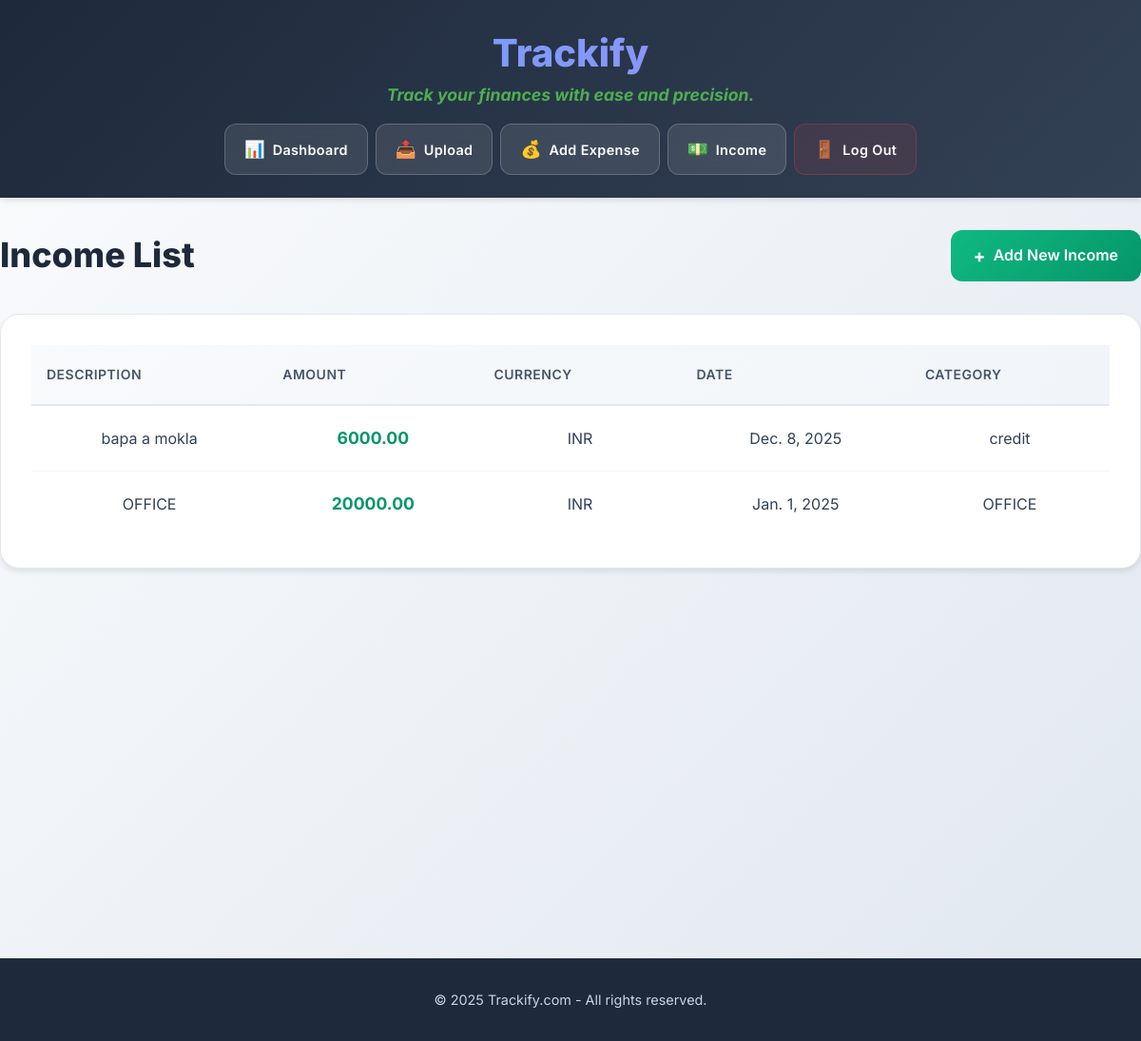
/core/income/list/ (signed in), run on the app's committed database.
### core/models.py (models this page shows, shortened)
class Income(models.Model):
    user = models.ForeignKey(User, on_delete=models.CASCADE)
    amount = models.DecimalField(max_digits=10, decimal_places=2)
    currency = models.CharField(max_length=3, default="INR")
    income_date = models.DateField()
    description = models.CharField(max_length=255, default="", blank=True)  # ✅ fixed here
    category = models.CharField(max_length=100, blank=True, null=True)
    created_at = models.DateTimeField(auto_now_add=True)
    updated_at = models.DateTimeField(auto_now=True)
    objects = models.Manager()

### core/views.py (the view)
# urls.py: path('income/list/', views.income_list, name='income_list'),
@login_required
def income_list(request):
    incomes = Income.objects.filter(user=request.user).order_by("-income_date")
    return render(request, "income_list.html", {"incomes": incomes})

### core/templates/income_list.html (shortened to what this page needs)
{% extends 'base.html' %}
{% load static %}
{% block content %}
<link rel="stylesheet" type="text/css" href="{% static 'css/lists.css' %}">
<div class="lists-container">
    <div class="list-header">
        <h2>Income List</h2>
        <a href="{% url 'add_income' %}" class="add-button">Add New Income</a>
    </div>
    {% if incomes %}
    <div class="table-container">
        <table class="data-table">
            <thead>
                <tr>
                    <th>Description</th>
                    <th>Amount</th>
                    <th>Currency</th>
                    <th>Date</th>
                    <th>Category</th>
                </tr>
            </thead>
            <tbody>
                {% for income in incomes %}
                <tr onclick="window.location.href='{% url 'income_detail' income.id %}'">
                    <td>{{ income.description }}</td>
                    <td class="amount positive">{{ income.amount }}</td>
                    <td>{{ income.currency }}</td>
                    <td>{{ income.income_date }}</td>
                    <td>{{ income.category|default:"—" }}</td>
                </tr>
                {% endfor %}
            </tbody>
        </table>
    </div>
    {% endif %}
</div>
{% endblock %}

### core/static/css/base.css (style rules this page uses)
* { margin: 0; padding: 0; box-sizing: border-box; }
body { font-family: 'Inter', -apple-system, BlinkMacSystemFont, 'Segoe UI', Roboto, sans-serif; line-height: 1.6; color: #1a1a1a; background: #f8fafc; min-height: 100vh; }
h2 { color: #1e293b; font-size: 2rem; font-weight: 700; margin-bottom: 1.5rem; }
a { color: #3b82f6; text-decoration: none; transition: color 0.3s ease; }

### core/static/css/lists.css (style rules this page uses)
.lists-container { background: linear-gradient(135deg, #f8fafc 0%, #e2e8f0 100%); min-height: 100vh; padding: 2rem 0; }
.list-header { display: flex; justify-content: space-between; align-items: center; margin-bottom: 2rem; flex-wrap: wrap; gap: 1rem; }
.list-header h2 { color: #1e293b; font-size: 2.25rem; font-weight: 800; margin: 0; }
.add-button { background: linear-gradient(135deg, #10b981, #059669); color: white; padding: 0.75rem 1.5rem; border-radius: 12px; text-decoration: none; font-weight: 600; transition: all 0.3s ease; display: inline-flex; align-items: center; gap: 0.5rem; }
.add-button::before { content: '+'; font-size: 1.2rem; font-weight: 700; }
.table-container { background: white; border-radius: 20px; padding: 2rem; box-shadow: 0 4px 6px -1px rgba(0, 0, 0, 0.1); border: 1px solid #e2e8f0; overflow: hidden; }
.data-table { width: 100%; border-collapse: collapse; background: white; }
.data-table thead { background: linear-gradient(135deg, #f8fafc, #f1f5f9); }
.data-table th { padding: 1.25rem 1rem; text-align: left; font-weight: 600; color: #475569; font-size: 0.875rem; text-transform: uppercase; letter-spacing: 0.5px; border-bottom: 2px solid #e2e8f0; }
.data-table td { padding: 1.25rem 1rem; border-bottom: 1px solid #f1f5f9; color: #334155; transition: all 0.2s ease; }
.data-table tbody tr { transition: all 0.2s ease; cursor: pointer; }
.data-table tbody tr:last-child td { border-bottom: none; }
.amount { font-weight: 700; font-size: 1.1rem; }
.amount.positive { color: #059669; }

### data on the page
Income: description "bapa a mokla", amount "6000.00", currency "INR", income_date "Dec. 8, 2025", category "credit"
Income: description "OFFICE", amount "20000.00", currency "INR", income_date "Jan. 1, 2025", category "OFFICE"
